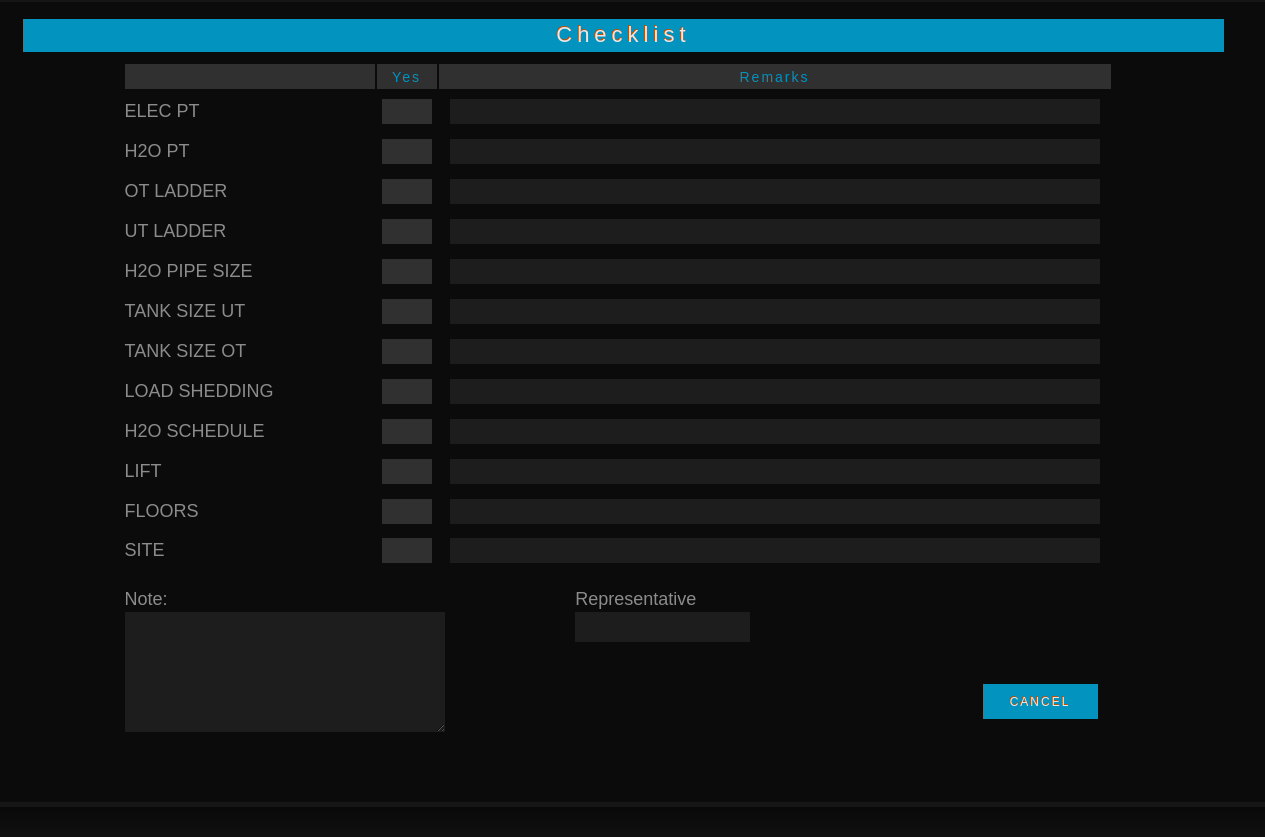
/viewchecklist.php, run on an earlier commit of the app's database.
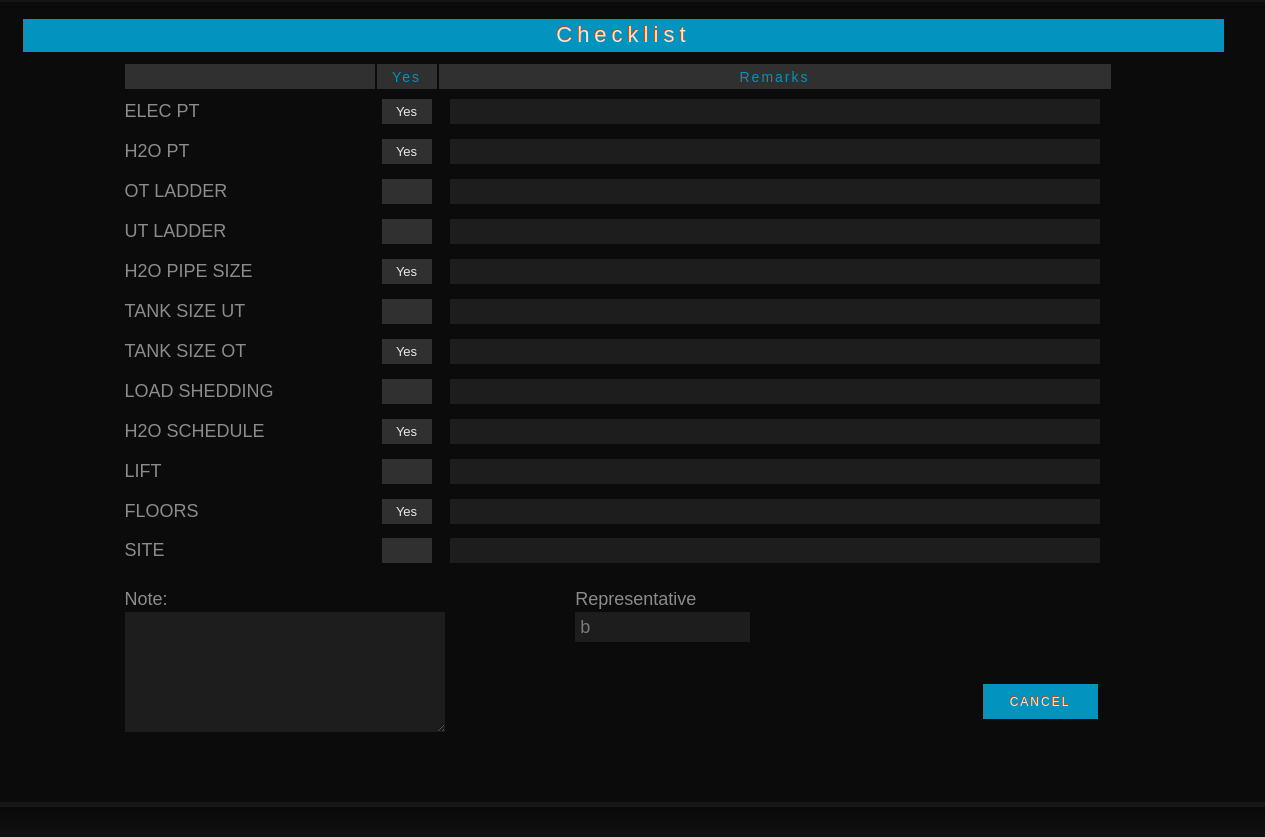
And on a later commit of the database.
### tables this page shows
CREATE TABLE IF NOT EXISTS `checklist` (
  `ck_id` int(11) NOT NULL AUTO_INCREMENT,
  `c_id` int(11) NOT NULL,
  `c_date` varchar(25) NOT NULL,
  `elec` varchar(10) NOT NULL,
  `h2o` varchar(10) NOT NULL,
  `ot` varchar(10) NOT NULL,
  `ut` varchar(10) NOT NULL,
  `pipesize` varchar(10) NOT NULL,
  `tanksizeut` varchar(10) NOT NULL,
  `tanksizeot` varchar(10) NOT NULL,
  `loads` varchar(10) NOT NULL,
  `schedule` varchar(10) NOT NULL,
  `lift` varchar(10) NOT NULL,
  `floors` varchar(10) NOT NULL,
  `site` varchar(10) NOT NULL,
  `note` text NOT NULL,
  `representative` varchar(100) NOT NULL,
  `r1` varchar(100) NOT NULL,
  `r2` varchar(100) NOT NULL,
  `r3` varchar(100) NOT NULL,
  `r4` varchar(100) NOT NULL,
  `r5` varchar(100) NOT NULL,
  `r6` varchar(100) NOT NULL,
  `r7` varchar(100) NOT NULL,
  `r8` varchar(100) NOT NULL,
  `r9` varchar(100) NOT NULL,
  `r10` varchar(100) NOT NULL,
  `r11` varchar(100) NOT NULL,
  `r12` varchar(100) NOT NULL,
  PRIMARY KEY (`ck_id`)
);

### viewchecklist.php (the view, shortened to what this page needs)
<?php
	$v=$_REQUEST['id_v'];
	$qry_c="select * from checklist where c_id='$v'";
	$res_c=mysql_query($qry_c);
	$row_c=mysql_fetch_array($res_c);
?>
<html>
<head>
<link rel="stylesheet" href="styles.css" type="text/css" />
</head>
<body>
<div id="container">
	<div id="sub-header">
    <div class="quo">
    	<br />
		<div class="quotation"><center>Checklist</center></div>
        <div>
        <form action="" method="post">
        <table class="checklist">
        <tr class="emp_header">
        <td width="250">&nbsp;</td><td width="60">Yes</td><td>Remarks</td>
        </tr>
        <tr>
        <td class="l_form" align="left">ELEC PT</td><td><input type="text" class="check" name="c1" value="<?php echo $row_c[3]; ?>" /></td><td><input type="text" class="c_in" name="r1" value="<?php echo $row_c[17]; ?>" /></td>
        </tr>
        <tr>
        <td class="l_form" align="left">H2O PT</td><td><input type="text" class="check" name="c2" value="<?php echo $row_c[4]; ?>"/></td><td><input type="text" class="c_in" name="r2" value="<?php echo $row_c[18]; ?>" /></td>
        </tr>
        <tr>
        <td class="l_form" align="left">OT LADDER</td><td><input type="text" class="check" name="c3" value="<?php echo $row_c[5]; ?>"/></td><td><input type="text" class="c_in" name="r3" value="<?php echo $row_c[19]; ?>" /></td>
        </tr>
        <tr>
        <td class="l_form" align="left">UT LADDER</td><td><input type="text" class="check" name="c4" value="<?php echo $row_c[6]; ?>"/></td><td><input type="text" class="c_in" name="r4" value="<?php echo $row_c[20]; ?>"/></td>
        </tr>
        <tr>
        <td class="l_form" align="left">H2O PIPE SIZE</td><td><input type="text" class="check" name="c5" value="<?php echo $row_c[7]; ?>"/></td><td><input type="text" class="c_in" name="r5" value="<?php echo $row_c[21]; ?>" /></td>
        </tr>
        <tr>
        <td class="l_form" align="left">TANK SIZE UT</td><td><input type="text" class="check" name="c6" value="<?php echo $row_c[8]; ?>"/></td><td><input type="text" class="c_in" name="r6" value="<?php echo $row_c[22]; ?>"/></td>
        </tr>
        <tr>
        <td class="l_form" align="left">TANK SIZE OT</td><td><input type="text" class="check" name="c7" value="<?php echo $row_c[9]; ?>"/></td><td><input type="text" class="c_in" name="r7" value="<?php echo $row_c[23]; ?>"/></td>
        </tr>
        <tr>
        <td class="l_form" align="left">LOAD SHEDDING</td><td><input type="text" class="check" name="c8" value="<?php echo $row_c[10]; ?>"/></td><td><input type="text" class="c_in" name="r8" value="<?php echo $row_c[24]; ?>"/></td>
        </tr>
        <tr>
        <td class="l_form" align="left">H2O SCHEDULE</td><td><input type="text" class="check" name="c9" value="<?php echo $row_c[11]; ?>"/></td><td><input type="text" class="c_in" name="r9" value="<?php echo $row_c[25]; ?>"/></td>
        </tr>
        <tr>
        <td class="l_form" align="left">LIFT</td><td><input type="text" class="check" name="c10" value="<?php echo $row_c[12]; ?>"/></td><td><input type="text" class="c_in" name="r10" value="<?php echo $row_c[26]; ?>"/></td>
        </tr>
        <tr>
        <td class="l_form" align="left">FLOORS</td><td><input type="text" class="check" name="c11" value="<?php echo $row_c[13]; ?>"/></td><td><input type="text" class="c_in" name="r11" value="<?php echo $row_c[27]; ?>"/></td>
        </tr>
        <tr>
        <td class="l_form" align="left">SITE</td><td ><input type="text" class="check" name="c12" value="<?php echo $row_c[14]; ?>"/></td><td><input type="text" class="c_in" name="r12" value="<?php echo $row_c[28]; ?>"/></td>
        </tr>
        </table>
        <table class="c_last">
        <tr>
        <td class="l_form">Note:</td><td class="l_form">Representative</td>
        </tr>
        <tr>
        <td><textarea class="c_add" name="c13"><?php echo $row_c[15]; ?></textarea></td>
        <td valign="top">
        <input type="text" class="q_in" value="<?php echo $row_c[16]; ?>"></td>
        </tr>
        </table>
        <div class="addclients_can">
         <input name="can" class="formbutton" value="Cancel" type="submit" />
        </div>
        </div>
    </div>
    </div>
    </div>
 <div id="footer">
    </div>
</body>
</html>

What changed in the data, as far as the page shows it:
added checklist: c1 "Yes", c2 "Yes", c5 "Yes", c7 "Yes", c9 "Yes", c11 "Yes", representative "b"
